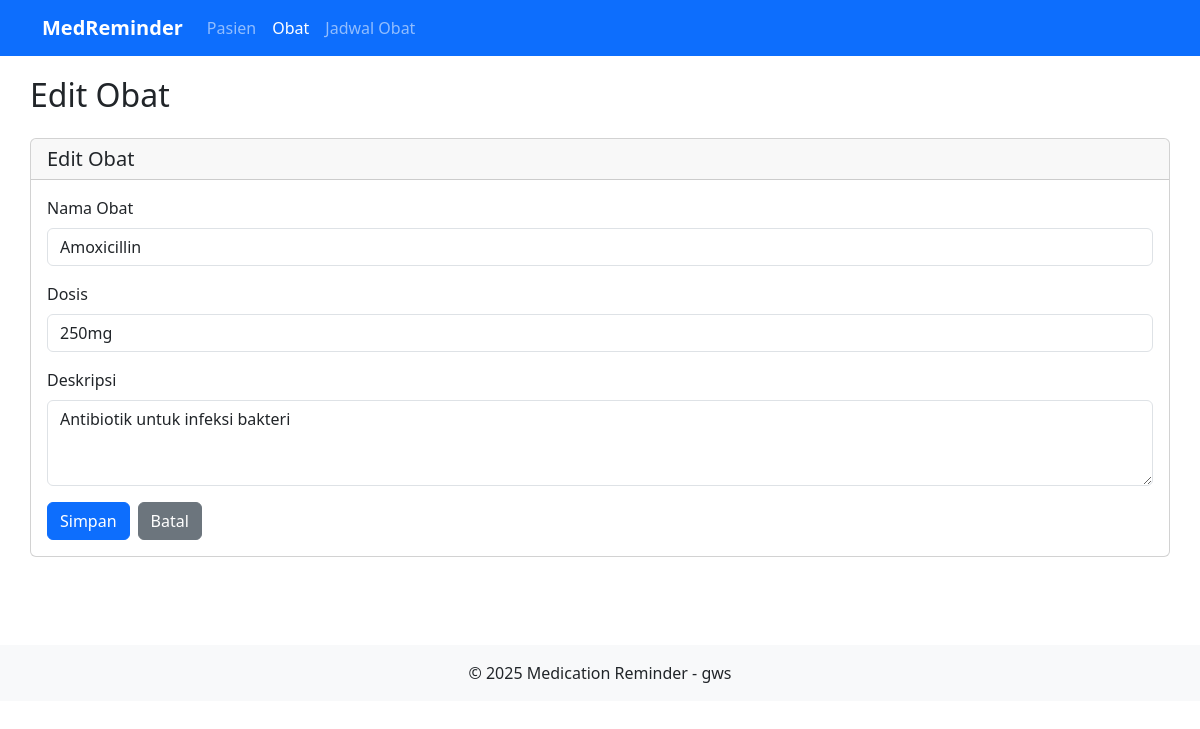
The app's page /index.php?entity=obat&action=edit&id=1 with its own data.
### tables this page shows
CREATE TABLE IF NOT EXISTS obat (
    id INT AUTO_INCREMENT PRIMARY KEY,
    nama_obat VARCHAR(100) NOT NULL,
    deskripsi TEXT,
    dosis VARCHAR(50) NOT NULL
);

### model/Obat.php (called while the page is built, shortened)
<?php
require_once 'config/Database.php';
class Obat {
    private $db;
    private $table = 'obat';
    public function __construct() {
        $database = new Database();
        $this->db = $database->getConnection();
    }
    public function getById($id) {
        $query = "SELECT * FROM " . $this->table . " WHERE id = :id";
        $stmt = $this->db->prepare($query);
        $stmt->bindParam(':id', $id);
        $stmt->execute();
        return $stmt;
    }
}
?>

### config/Database.php (called while the page is built, shortened)
<?php
class Database {
    private $host = "localhost";
    private $username = "root";
    private $password = "";
    private $database = "medicine_schedule";
    public function getConnection() {
        $this->conn = null;
        try {
            $this->conn = new PDO("mysql:host=" . $this->host . ";dbname=" . $this->database, $this->username, $this->password);
            $this->conn->setAttribute(PDO::ATTR_ERRMODE, PDO::ERRMODE_EXCEPTION);
        } catch(PDOException $e) {
            echo "Connection error: " . $e->getMessage();
        }
        return $this->conn;
    }
}
?>

### viewmodel/ObatViewModel.php (called while the page is built, shortened)
<?php
require_once 'model/Obat.php';
class ObatViewModel {
    private $obatModel;
    public function __construct() {
        $this->obatModel = new Obat();
    }
    public function getObatById($id) {
        $result = $this->obatModel->getById($id);
        $this->obat = $result->fetch(PDO::FETCH_ASSOC);
        return $this->obat;
    }
    public function bindObatData($id = null) {
        if ($id) {
            $this->getObatById($id);
        }
    }
}
?>

### views/obat_form.php (the view)
<?php
$isEdit = isset($viewModel->obat['id']) && !empty($viewModel->obat['id']);
$pageTitle = $isEdit ? "Edit Obat" : "Tambah Obat";
require_once 'views/template/header.php';
?>
<div class="card">
    <div class="card-header">
        <h5 class="mb-0"><?php echo $pageTitle; ?></h5>
    </div>
    <div class="card-body">
        <form action="index.php?entity=obat&action=<?php echo $isEdit ? 'update&id='.$viewModel->obat['id'] : 'save'; ?>" method="post">
            <div class="mb-3">
                <label for="nama_obat" class="form-label">Nama Obat</label>
                <input type="text" class="form-control" id="nama_obat" name="nama_obat" value="<?php echo htmlspecialchars($viewModel->obat['nama_obat'] ?? ''); ?>" required>
            </div>
            <div class="mb-3">
                <label for="dosis" class="form-label">Dosis</label>
                <input type="text" class="form-control" id="dosis" name="dosis" value="<?php echo htmlspecialchars($viewModel->obat['dosis'] ?? ''); ?>" required>
            </div>
            <div class="mb-3">
                <label for="deskripsi" class="form-label">Deskripsi</label>
                <textarea class="form-control" id="deskripsi" name="deskripsi" rows="3" required><?php echo htmlspecialchars($viewModel->obat['deskripsi'] ?? ''); ?></textarea>
            </div>
            <div class="d-flex gap-2">
                <button type="submit" class="btn btn-primary">Simpan</button>
                <a href="index.php?entity=obat" class="btn btn-secondary">Batal</a>
            </div>
        </form>
    </div>
</div>
<?php require_once 'views/template/footer.php'; ?>

### views/template/header.php (style rules this page uses)
.card { margin-bottom: 20px; }

### records on screen
obat: nama_obat "Amoxicillin", dosis "250mg", deskripsi "Antibiotik untuk infeksi bakteri"

### other values on screen
$pageTitle "Edit Obat"
